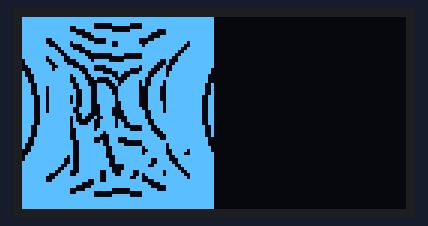
The sketch below on a simulated Arduino Uno, built with avr-gcc and run on an emulated ATmega328P. Parts: 128×64 one-colour display.

Above: at 0.28 s.
At 0.74 s:
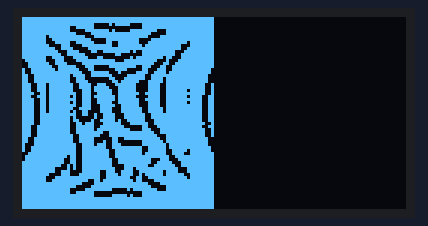

The sketch:

sketch_may17a.ino
```cpp
#include <Arduino.h>
#include <Wire.h>
#include <U8g2lib.h>
#include "frames.h"

// Use page buffer mode on Uno to save SRAM
U8G2_SH1106_128X64_NONAME_1_HW_I2C u8g2(U8G2_R0, U8X8_PIN_NONE);
// Table of pointers to each frame array, also stored in flash

const uint8_t* const animationFrames[3] PROGMEM = {
  frame_000,
  frame_001,
  frame_002
};


void drawFrame(uint8_t index) {
  // Read pointer to the selected frame from PROGMEM
  const uint8_t* framePtr = (const uint8_t*)pgm_read_ptr(&animationFrames[index]);

  u8g2.firstPage();
  do {
    u8g2.drawXBMP(0, 0, 64, 64, framePtr);
  } while (u8g2.nextPage());
}

void setup() {
  u8g2.begin();
}

void loop() {
  static uint8_t currentFrame = 0;

  drawFrame(currentFrame);
  delay(100);

  currentFrame++;
  if (currentFrame >= 3) {
    currentFrame = 0;
  }
}
```

Source omitted: frames.h (data table, 79455 bytes)
